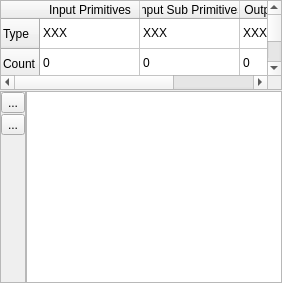
     <widget class="QWidget" name="tableTab" >
      <attribute name="title" >
       <string>Data</string>
      </attribute>
      <layout class="QVBoxLayout" >
       <property name="spacing" >
        <number>1</number>
       </property>
       <property name="leftMargin" >
        <number>0</number>
       </property>
       <property name="topMargin" >
        <number>0</number>
       </property>
       <property name="rightMargin" >
        <number>0</number>
       </property>
       <property name="bottomMargin" >
        <number>0</number>
       </property>
       <item>
        <widget class="QTableWidget" name="twGeoInfo" >
         <property name="sizePolicy" >
          <sizepolicy vsizetype="Minimum" hsizetype="Minimum" >
           <horstretch>0</horstretch>
           <verstretch>0</verstretch>
          </sizepolicy>
         </property>
         <property name="maximumSize" >
          <size>
           <width>16777215</width>
           <height>90</height>
          </size>
         </property>
         <row>
          <property name="text" >
           <string>Type</string>
          </property>
         </row>
         <row>
          <property name="text" >
           <string>Count</string>
          </property>
         </row>
         <column>
          <property name="text" >
           <string>Input Primitives</string>
          </property>
         </column>
         <column>
          <property name="text" >
           <string>Input Sub Primitives</string>
          </property>
         </column>
         <column>
          <property name="text" >
           <string>Output Primitives</string>
          </property>
         </column>
         <item row="0" column="0" >
          <property name="text" >
           <string>XXX</string>
          </property>
         </item>
         <item row="0" column="1" >
          <property name="text" >
           <string>XXX</string>
          </property>
         </item>
         <item row="0" column="2" >
          <property name="text" >
           <string>XXX</string>
          </property>
         </item>
         <item row="1" column="0" >
          <property name="text" >
           <string>0</string>
          </property>
         </item>
         <item row="1" column="1" >
          <property name="text" >
           <string>0</string>
          </property>
         </item>
         <item row="1" column="2" >
          <property name="text" >
           <string>0</string>
          </property>
         </item>
        </widget>
       </item>
       <item>
        <layout class="QHBoxLayout" >
         <property name="spacing" >
          <number>0</number>
         </property>
         <property name="leftMargin" >
          <number>0</number>
         </property>
         <property name="topMargin" >
          <number>0</number>
         </property>
         <property name="rightMargin" >
          <number>0</number>
         </property>
         <property name="bottomMargin" >
          <number>0</number>
         </property>
         <item>
          <widget class="QFrame" name="frame_2" >
           <property name="frameShape" >
            <enum>QFrame::StyledPanel</enum>
           </property>
           <property name="frameShadow" >
            <enum>QFrame::Raised</enum>
           </property>
           <layout class="QVBoxLayout" >
            <property name="spacing" >
             <number>1</number>
            </property>
            <property name="leftMargin" >
             <number>0</number>
            </property>
            <property name="topMargin" >
             <number>0</number>
            </property>
            <property name="rightMargin" >
             <number>0</number>
            </property>
            <property name="bottomMargin" >
             <number>0</number>
            </property>
            <item>
             <widget class="QToolButton" name="tbHideInactive" >
              <property name="toolTip" >
               <string>Hide inactive input primitives</string>
              </property>
              <property name="text" >
               <string>...</string>
              </property>
              <property name="icon" >
               <iconset resource="../glslDevil.qrc" >:/icons/icons/watch-hide-inactive_32.png</iconset>
              </property>
              <property name="checkable" >
               <bool>true</bool>
              </property>
              <property name="arrowType" >
               <enum>Qt::NoArrow</enum>
              </property>
             </widget>
            </item>
            <item>
             <widget class="QToolButton" name="tbHideEmpty" >
              <property name="toolTip" >
               <string>Hide input primitives without output</string>
              </property>
              <property name="text" >
               <string>...</string>
              </property>
              <property name="icon" >
               <iconset resource="../glslDevil.qrc" >:/icons/icons/watch-hide-no-child_32.png</iconset>
              </property>
              <property name="checkable" >
               <bool>true</bool>
              </property>
             </widget>
            </item>
            <item>
             <spacer>
              <property name="orientation" >
               <enum>Qt::Vertical</enum>
              </property>
              <property name="sizeHint" >
               <size>
                <width>20</width>
                <height>40</height>
               </size>
              </property>
             </spacer>
            </item>
           </layout>
          </widget>
         </item>
         <item>
          <widget class="QTreeView" name="tvGeoData" >
           <property name="sizePolicy" >
            <sizepolicy vsizetype="Expanding" hsizetype="Expanding" >
             <horstretch>0</horstretch>
             <verstretch>0</verstretch>
            </sizepolicy>
           </property>
           <property name="editTriggers" >
            <set>QAbstractItemView::NoEditTriggers</set>
           </property>
           <property name="alternatingRowColors" >
            <bool>true</bool>
           </property>
           <property name="rootIsDecorated" >
            <bool>true</bool>
           </property>
          </widget>
         </item>
        </layout>
       </item>
      </layout>
     </widget>
